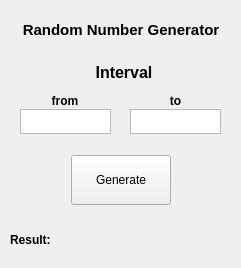
<?xml version="1.0" encoding="UTF-8"?>
<ui version="4.0">
 <class>Form</class>
 <widget class="QWidget" name="Form">
  <property name="geometry">
   <rect>
    <x>0</x>
    <y>0</y>
    <width>241</width>
    <height>268</height>
   </rect>
  </property>
  <property name="minimumSize">
   <size>
    <width>241</width>
    <height>268</height>
   </size>
  </property>
  <property name="maximumSize">
   <size>
    <width>241</width>
    <height>268</height>
   </size>
  </property>
  <property name="windowTitle">
   <string>Form</string>
  </property>
  <property name="layoutDirection">
   <enum>Qt::LeftToRight</enum>
  </property>
  <widget class="QPlainTextEdit" name="fromm">
   <property name="geometry">
    <rect>
     <x>20</x>
     <y>109</y>
     <width>91</width>
     <height>25</height>
    </rect>
   </property>
   <property name="plainText">
    <string/>
   </property>
  </widget>
  <widget class="QLabel" name="Title">
   <property name="geometry">
    <rect>
     <x>16</x>
     <y>20</y>
     <width>210</width>
     <height>21</height>
    </rect>
   </property>
   <property name="text">
    <string>&lt;html&gt;&lt;head/&gt;&lt;body&gt;&lt;p align=&quot;center&quot;&gt;&lt;span style=&quot; font-size:11pt; font-weight:600;&quot;&gt;Random Number Generator&lt;/span&gt;&lt;/p&gt;&lt;/body&gt;&lt;/html&gt;</string>
   </property>
  </widget>
  <widget class="QPlainTextEdit" name="too">
   <property name="geometry">
    <rect>
     <x>130</x>
     <y>109</y>
     <width>91</width>
     <height>25</height>
    </rect>
   </property>
   <property name="plainText">
    <string/>
   </property>
  </widget>
  <widget class="QLabel" name="label1">
   <property name="geometry">
    <rect>
     <x>47</x>
     <y>90</y>
     <width>36</width>
     <height>22</height>
    </rect>
   </property>
   <property name="text">
    <string>&lt;html&gt;&lt;head/&gt;&lt;body&gt;&lt;p align=&quot;center&quot;&gt;&lt;span style=&quot; font-weight:600;&quot;&gt;from&lt;/span&gt;&lt;/p&gt;&lt;/body&gt;&lt;/html&gt;</string>
   </property>
  </widget>
  <widget class="QPushButton" name="generate">
   <property name="geometry">
    <rect>
     <x>71</x>
     <y>155</y>
     <width>100</width>
     <height>50</height>
    </rect>
   </property>
   <property name="text">
    <string>Generate</string>
   </property>
  </widget>
  <widget class="QLabel" name="label2">
   <property name="geometry">
    <rect>
     <x>160</x>
     <y>94</y>
     <width>31</width>
     <height>14</height>
    </rect>
   </property>
   <property name="text">
    <string>&lt;html&gt;&lt;head/&gt;&lt;body&gt;&lt;p align=&quot;center&quot;&gt;&lt;span style=&quot; font-weight:600;&quot;&gt;to&lt;/span&gt;&lt;/p&gt;&lt;/body&gt;&lt;/html&gt;</string>
   </property>
  </widget>
  <widget class="QLabel" name="label">
   <property name="geometry">
    <rect>
     <x>84</x>
     <y>62</y>
     <width>80</width>
     <height>21</height>
    </rect>
   </property>
   <property name="text">
    <string>&lt;html&gt;&lt;head/&gt;&lt;body&gt;&lt;p align=&quot;center&quot;&gt;&lt;span style=&quot; font-size:12pt; font-weight:600;&quot;&gt;Interval&lt;/span&gt;&lt;/p&gt;&lt;/body&gt;&lt;/html&gt;</string>
   </property>
  </widget>
  <widget class="QLabel" name="output">
   <property name="geometry">
    <rect>
     <x>10</x>
     <y>230</y>
     <width>221</width>
     <height>20</height>
    </rect>
   </property>
   <property name="cursor">
    <cursorShape>IBeamCursor</cursorShape>
   </property>
   <property name="text">
    <string>&lt;html&gt;&lt;head/&gt;&lt;body&gt;&lt;p&gt;&lt;span style=&quot; font-weight:600;&quot;&gt;Result: &lt;/span&gt;&lt;/p&gt;&lt;/body&gt;&lt;/html&gt;</string>
   </property>
  </widget>
 </widget>
 <tabstops>
  <tabstop>fromm</tabstop>
  <tabstop>too</tabstop>
  <tabstop>generate</tabstop>
 </tabstops>
 <resources/>
 <connections/>
</ui>
